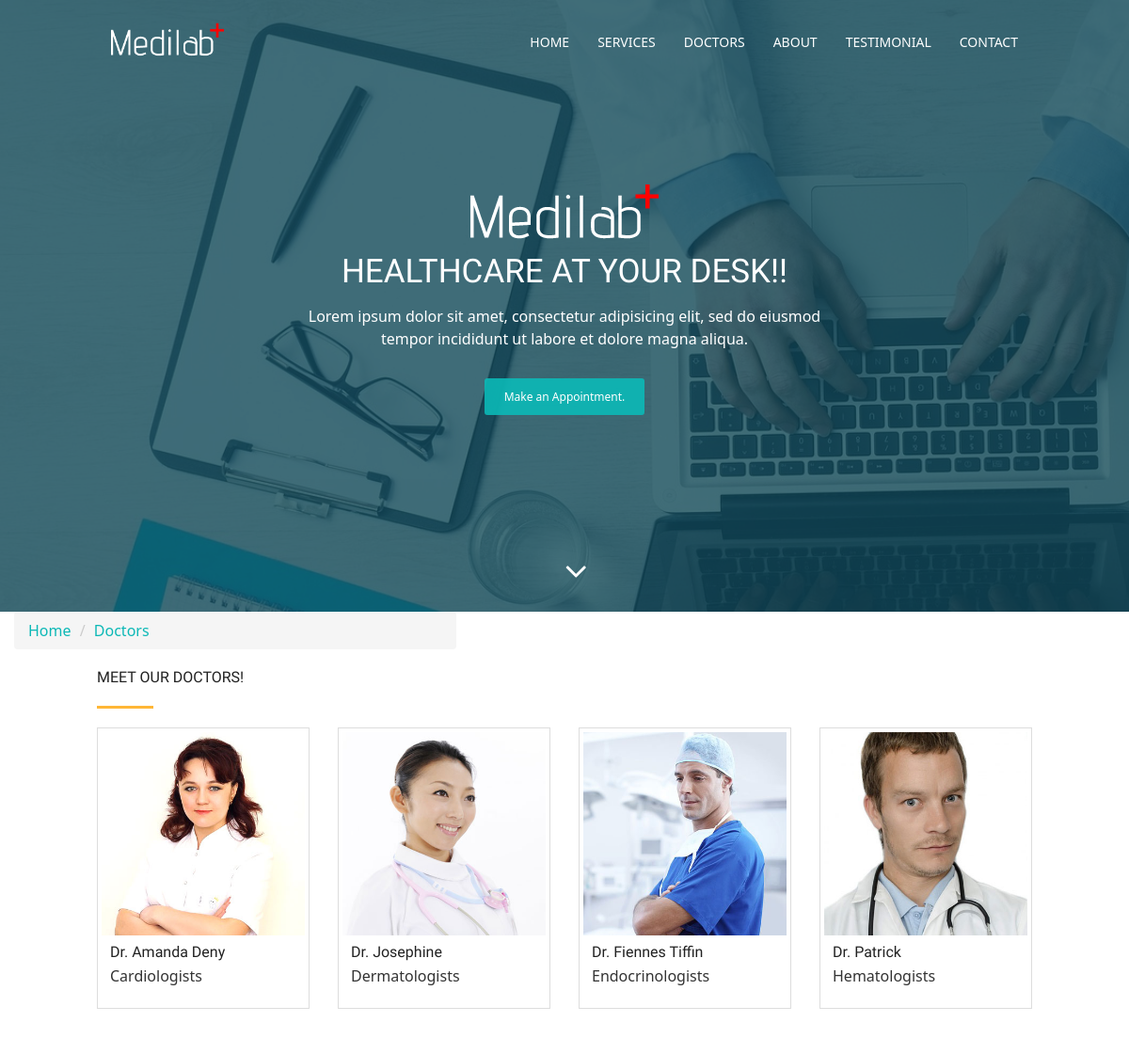
Screenshot of /doctor/ with the database file from the repository.
### hospital/models.py (models this page shows, shortened)
class Doctor(models.Model):
    name = models.CharField(max_length=120)
    speciality = models.CharField(max_length=120)
    picture = models.ImageField(upload_to="doctors/")
    experience = models.TextField()
    twitter = models.CharField(max_length=120, blank=True, null=True)
    facebook = models.CharField(max_length=120, blank=True, null=True)
    instagram = models.CharField(max_length=120, blank=True, null=True)

### hospital/views.py (the view)
# urls.py: path('doctor/', views.DoctorListView.as_view(), name='doctor_team'),
class DoctorListView(ListView):
    queryset = Doctor.objects.all()
    template_name = 'doctor-team.html'

### hospital/context_processors.py (called while the page is built)
def context_data(request):
    testimonial = Testimonial.objects.all()
    doctors = Doctor.objects.all()
    context = {
        'object_list': doctors,
        'testimonial_list': testimonial,
    }
    return context

### templates/doctor-team.html (shortened to what this page needs)
{% extends '_base.html' %}
{% load static %}
{% block maincontent %}
  <div class="col-md-5">
    <ol class="breadcrumb">
      <li><a class="text-primary" href="{% url 'hospital' %}">Home</a></li>
      <li class="text-primary">Doctors</li>
    </ol>
  </div>
  <section id="doctor-team" class="section-padding">
    <div class="container">
      <div class="row">
        <div class="col-md-12">
          <h2 class="ser-title">Meet Our Doctors!</h2>
          <hr class="botm-line">
        </div>
        {% for doctor in object_list %}
        <div class="col-md-3 col-sm-3 col-xs-6">
          <div class="thumbnail">
            <img src="{{ doctor.picture.url }}" alt="{{ doctor.name }}" class="team-img">
            <div class="caption">
              <h3>Dr. {{ doctor.name }}</h3>
              <p>{{ doctor.speciality}}</p>
            </div>
          </div>
        </div>
        {% endfor %}
      </div>
    </div>
  </section>
{% endblock maincontent %}

### templates/_base.html (shortened to what this page needs)
<!DOCTYPE html>
<html lang="en">
{% load static %}
<head>
  {% include '_css.html' %}
</head>
<body id="myPage" data-spy="scroll" data-target=".navbar" data-offset="60">
  <section id="banner" class="banner">
    <div class="bg-color">
      <nav class="navbar navbar-default navbar-fixed-top">
        <div class="container">
          <div class="col-md-12">
            <div class="navbar-header">
              <a class="navbar-brand" href="#"><img src="{% static 'img/logo.png' %}" class="img-responsive" style="width: 140px; margin-top: -16px;"></a>
            </div>
            <div class="collapse navbar-collapse navbar-right" id="myNavbar">
              <ul class="nav navbar-nav">
                <li class=""><a href="{% url 'hospital' %}">Home</a></li>
                <li class=""><a href="#service">Services</a></li>
                <li class=""><a href="{% url 'doctor_team' %}">Doctors</a></li>
                <li class=""><a href="">About</a></li>
                <li class=""><a href="#testimonial">Testimonial</a></li>
                <li class=""><a href="{% url 'contact' %}">Contact</a></li>
              </ul>
            </div>
          </div>
        </div>
      </nav>
      <div class="container">
        <div class="row">
          <div class="banner-info">
            <div class="banner-logo text-center">
              <img src="{% static 'img/logo.png' %}" class="img-responsive">
            </div>
            <div class="banner-text text-center">
              <h1 class="white">Healthcare at your desk!!</h1>
              <p>Lorem ipsum dolor sit amet, consectetur adipisicing elit, sed do eiusmod <br>tempor incididunt ut labore et dolore magna aliqua.</p>
              <a href="{% url 'appointment' %}" class="btn btn-appoint">Make an Appointment.</a>
            </div>
            <div class="overlay-detail text-center">
              <a href="#service"><i class="fa fa-angle-down"></i></a>
            </div>
          </div>
        </div>
      </div>
    </div>
  </section>
    {% block maincontent %}
    {% endblock maincontent %}
</body>
</html>

### templates/_css.html (shortened to what this page needs)
{% load static %}
<link rel="stylesheet" type="text/css" href="{% static 'css/font-awesome.min.css' %}">
<link rel="stylesheet" type="text/css" href="{% static 'css/bootstrap.min.css' %}">
<link rel="stylesheet" type="text/css" href="{% static 'css/style.css' %}">
<link href="https://unpkg.com/tailwindcss@^2/dist/tailwind.min.css" rel="stylesheet">

### templates/_js.html (shortened to what this page needs)
{% load static %}

### static/css/style.css (style rules this page uses)
body { font-family: 'Open Sans', sans-serif; line-height: 20px; color: #999999; font-size: 300; font-size: 16px; }
ol, ul { list-style: none; }
h1, h2, h3, h4, h5, h6 { font-family: 'Raleway', sans-serif; font-weight: 600; color: #222222; }
a, a:hover, a:focus, a:active { outline: none; }
.section-padding { padding: 60px 0px; }
h2 { line-height: 20px; margin: 0; font-size: 28px; font-weight: 700; text-transform: uppercase; }
hr.botm-line { height: 3px; width: 60px; background: #ffb737; position: relative; border: 0; margin: 20px 0 20px 0; }
.navbar { margin-bottom: 0px; border: 0px; }
.navbar { border-radius: 0px; }
.navbar-default { background-color: #fff; padding: 20px 0; transition: all 0.3s; }
.navbar-default { background-color: transparent; border: 0px; }
.navbar-brand { font-family: 'Chewy', cursive; font-size: 32px; }
.navbar-brand img { padding-top: 2px; width: 120px !important; }
.navbar-default .navbar-brand, .navbar-default .navbar-brand:hover, .navbar-default .navbar-brand:focus { color: #EA6045; }
.white, .white:hover, .white:focus { color: #fff; width: 100% !important; }
.navbar-default .navbar-nav > li > a { color: #fff; text-transform: uppercase; font-size: 14px; font-weight: 300; }
#banner { background: url('../img/bg-banner.jpg') no-repeat fixed; background-size: cover; min-height: 650px; position: relative; }
.bg-color { background-color: RGBA(13, 70, 83, 0.78); min-height: 650px; }
.banner-info { padding-top: 190px; }
.banner-logo img { display: inline-block; }
.banner-text { color: #fff; }
.banner-text h1 { font-family: 'Candal', sans-serif; font-size: 35px; text-transform: uppercase; padding-bottom:15px; }
.btn-appoint, .btn-appoint:hover, .btn-appoint:focus { margin-top: 30px; padding: 10px 20px; font-size: 12px; background-color: rgba(12, 184, 182, 0.91); border-radius: 3px; color: #fff; }
.overlay-detail a i { text-align: center; position: absolute; bottom: 25px; font-size: 38px; color: #fff; margin: 0 auto; }
.thumbnail { border-radius: 0px; }
.caption h3 { padding-bottom: 5px; }
.caption p { padding-bottom: 10px; }
.white { color: #fff; }
.text-primary { color: #0cb8b6; }

### rows the page displays
Doctor: picture (picture), name "Amanda Deny", speciality "Cardiologists"
Doctor: picture (picture), name "Josephine", speciality "Dermatologists"
Doctor: picture (picture), name "Fiennes Tiffin", speciality "Endocrinologists"
Doctor: picture (picture), name "Patrick", speciality "Hematologists"
